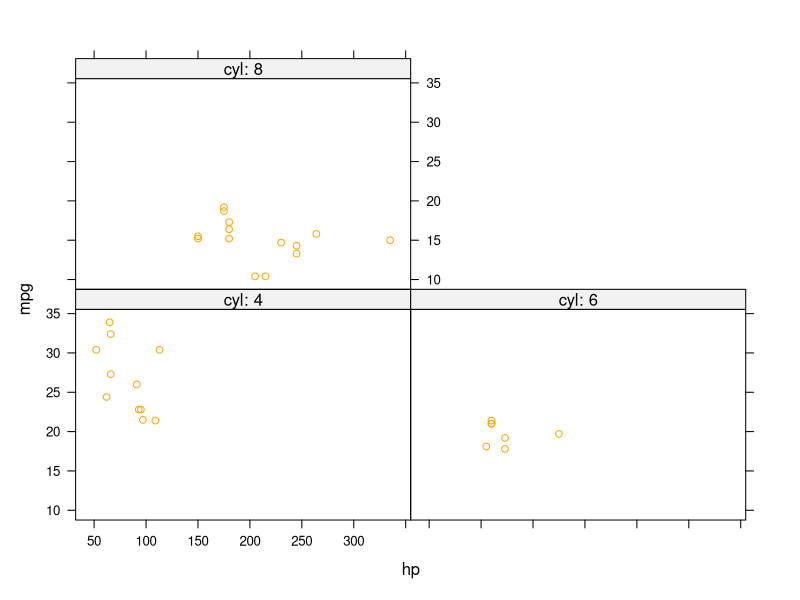

This chart was generated by the following R code:
# author: Tasos Peppas
# project: github tutorial
# ---

# script purpose: make mtcars plots
# ---

# load libraries:
  library(lattice)
# ---

# load data:
  data <- mtcars #dataset to play with
# --
  
# Figure description: miles per gallon by horse power per number of cylinders:
# ---

  xyplot(mpg ~ hp | factor(paste('cyl:',cyl)),
         data = mtcars,
         col = "orange")

# --- end-of-script --- 
